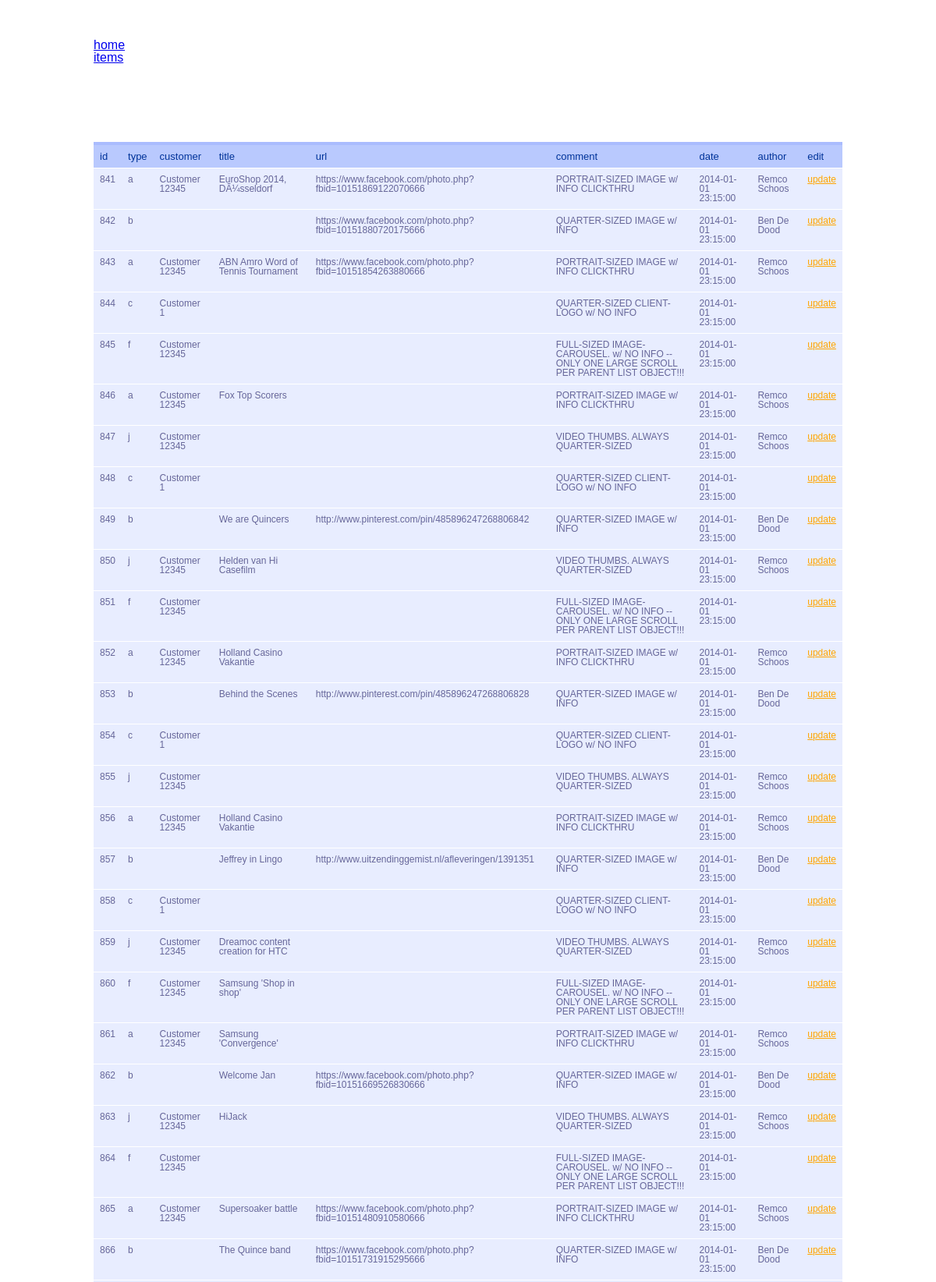
Screenshot of /admin/items.php (upper part) with the database file from the repository.
### tables this page shows
CREATE TABLE `items` (
  `id` int(11) NOT NULL AUTO_INCREMENT,
  `type` char(1) DEFAULT NULL,
  `comment` varchar(100) DEFAULT NULL,
  `date` datetime DEFAULT NULL,
  `customer` int(11) DEFAULT NULL,
  `title` varchar(100) DEFAULT NULL,
  `text` text,
  `author` int(11) DEFAULT NULL,
  `url` varchar(100) DEFAULT NULL,
  `portal` varchar(10) DEFAULT NULL,
  `ref` varchar(100) DEFAULT NULL,
  PRIMARY KEY (`id`),
  KEY `customer` (`customer`),
  KEY `author` (`author`),
  KEY `type` (`type`),
  CONSTRAINT `items_ibfk_1` FOREIGN KEY (`customer`) REFERENCES `customers` (`id`),
  CONSTRAINT `items_ibfk_2` FOREIGN KEY (`author`) REFERENCES `authors` (`id`),
  CONSTRAINT `items_ibfk_3` FOREIGN KEY (`type`) REFERENCES `types` (`type`)
);

CREATE TABLE `customers` (
  `id` int(11) NOT NULL AUTO_INCREMENT,
  `name` varchar(100) DEFAULT NULL,
  PRIMARY KEY (`id`)
);

CREATE TABLE `authors` (
  `id` int(11) NOT NULL AUTO_INCREMENT,
  `name` varchar(100) NOT NULL,
  `job` varchar(100) DEFAULT NULL,
  PRIMARY KEY (`id`)
);

### admin/items.php (the view, shortened to what this page needs)
<?php
$query = "SELECT items.id as id, items.type as type, customers.name as customer, items.title as title, items.url as url, items.comment as comment, items.date as date, authors.name as author
		FROM (items LEFT JOIN customers ON customers.id = items.customer) LEFT JOIN authors ON authors.id = items.author";
$result = mysql_query($query);
include 'inc/header.php';
include 'inc/nav.php';
?>
	<section  class="container clearhack">
		<table id="box-table-a">
			<thead>
				<tr>
					<th>id</th>
					<th>type</th>
					<th>customer</th>
					<th>title</th>
					<th>url</th>
					<th>comment</th>
					<th>date</th>
					<th>author</th>
					<th>edit</th>
				</tr>
			</thead>
			<tbody>
				<?php
				while($row = mysql_fetch_array($result)){
				echo "<tr>".
						"<td>" . $row['id'] . "</td>".
						"<td>" . $row['type'] . "</td>".
						"<td>" . $row['customer'] . "</td>".
						"<td>" . $row['title'] . "</td>".
						"<td>" . $row['url'] . "</td>".
						"<td>" . $row['comment'] . "</td>".
						"<td>" . $row['date'] . "</td>".
						"<td>" . $row['author'] . "</td>".
						'<td><a href="update.php?id=' . $row["id"] .'"' . '>update</a></td>'.
						"</tr>";
				}
			?>
			</tbody>
		</table>
	</section>
</body>
</head>

### admin/css/style.css (style rules this page uses)
html, body { margin: 0; padding: 0; }
body { font-family: sans-serif; font-size: 16px; }
section { padding: 50px 0; }
table { font-family: Sans-Serif; font-size: 12px; text-align: left; border-collapse: collapse; width: 100%; }
table th { font-size: 13px; font-weight: normal; padding: 8px; background: #b9c9fe; border-top: 4px solid #aabcfe; border-bottom: 1px solid #fff; color: #039; }
table td { padding: 8px; background: #e8edff; border-bottom: 1px solid #fff; color: #669; border-top: 1px solid transparent; }
table tr a { color: orange; }
.container { margin: 0 auto; width: 960px; }
.clearhack { zoom: 1; }
.clearhack:before, .clearhack:after { content: ""; display: table; }
.clearhack:after { clear: both; }

### rows the page displays
items: id "841", type "a", customer.name "Customer 12345", title "EuroShop 2014, DÃ¼sseldorf", url "https://www.facebook.com/photo.php?fbid=10151869122070666", comment "PORTRAIT-SIZED IMAGE w/ INFO CLICKTHRU", date "2014-01-01 23:15:00", author.name "Remco Schoos"
items: id "842", type "b", url "https://www.facebook.com/photo.php?fbid=10151880720175666", comment "QUARTER-SIZED IMAGE w/ INFO", date "2014-01-01 23:15:00", author.name "Ben De Dood"
items: id "843", type "a", customer.name "Customer 12345", title "ABN Amro Word of Tennis Tournament", url "https://www.facebook.com/photo.php?fbid=10151854263880666", comment "PORTRAIT-SIZED IMAGE w/ INFO CLICKTHRU", date "2014-01-01 23:15:00", author.name "Remco Schoos"
items: id "844", type "c", customer.name "Customer 1", comment "QUARTER-SIZED CLIENT-LOGO w/ NO INFO", date "2014-01-01 23:15:00"
items: id "845", type "f", customer.name "Customer 12345", comment "FULL-SIZED IMAGE-CAROUSEL. w/ NO INFO -- ONLY ONE LARGE SCROLL PER PARENT LIST OBJECT!!!", date "2014-01-01 23:15:00"
items: id "846", type "a", customer.name "Customer 12345", title "Fox Top Scorers", comment "PORTRAIT-SIZED IMAGE w/ INFO CLICKTHRU", date "2014-01-01 23:15:00", author.name "Remco Schoos"
items: id "847", type "j", customer.name "Customer 12345", comment "VIDEO THUMBS. ALWAYS QUARTER-SIZED", date "2014-01-01 23:15:00", author.name "Remco Schoos"
items: id "848", type "c", customer.name "Customer 1", comment "QUARTER-SIZED CLIENT-LOGO w/ NO INFO", date "2014-01-01 23:15:00"
items: id "849", type "b", title "We are Quincers", url "http://www.pinterest.com/pin/485896247268806842", comment "QUARTER-SIZED IMAGE w/ INFO", date "2014-01-01 23:15:00", author.name "Ben De Dood"
items: id "850", type "j", customer.name "Customer 12345", title "Helden van Hi Casefilm", comment "VIDEO THUMBS. ALWAYS QUARTER-SIZED", date "2014-01-01 23:15:00", author.name "Remco Schoos"
items: id "851", type "f", customer.name "Customer 12345", comment "FULL-SIZED IMAGE-CAROUSEL. w/ NO INFO -- ONLY ONE LARGE SCROLL PER PARENT LIST OBJECT!!!", date "2014-01-01 23:15:00"
items: id "852", type "a", customer.name "Customer 12345", title "Holland Casino Vakantie", comment "PORTRAIT-SIZED IMAGE w/ INFO CLICKTHRU", date "2014-01-01 23:15:00", author.name "Remco Schoos"
items: id "853", type "b", title "Behind the Scenes", url "http://www.pinterest.com/pin/485896247268806828", comment "QUARTER-SIZED IMAGE w/ INFO", date "2014-01-01 23:15:00", author.name "Ben De Dood"
items: id "854", type "c", customer.name "Customer 1", comment "QUARTER-SIZED CLIENT-LOGO w/ NO INFO", date "2014-01-01 23:15:00"
items: id "855", type "j", customer.name "Customer 12345", comment "VIDEO THUMBS. ALWAYS QUARTER-SIZED", date "2014-01-01 23:15:00", author.name "Remco Schoos"
items: id "856", type "a", customer.name "Customer 12345", title "Holland Casino Vakantie", comment "PORTRAIT-SIZED IMAGE w/ INFO CLICKTHRU", date "2014-01-01 23:15:00", author.name "Remco Schoos"
items: id "857", type "b", title "Jeffrey in Lingo", url "http://www.uitzendinggemist.nl/afleveringen/1391351", comment "QUARTER-SIZED IMAGE w/ INFO", date "2014-01-01 23:15:00", author.name "Ben De Dood"
items: id "858", type "c", customer.name "Customer 1", comment "QUARTER-SIZED CLIENT-LOGO w/ NO INFO", date "2014-01-01 23:15:00"
items: id "859", type "j", customer.name "Customer 12345", title "Dreamoc content creation for HTC", comment "VIDEO THUMBS. ALWAYS QUARTER-SIZED", date "2014-01-01 23:15:00", author.name "Remco Schoos"
items: id "860", type "f", customer.name "Customer 12345", title "Samsung 'Shop in shop'", comment "FULL-SIZED IMAGE-CAROUSEL. w/ NO INFO -- ONLY ONE LARGE SCROLL PER PARENT LIST OBJECT!!!", date "2014-01-01 23:15:00"
items: id "861", type "a", customer.name "Customer 12345", title "Samsung 'Convergence'", comment "PORTRAIT-SIZED IMAGE w/ INFO CLICKTHRU", date "2014-01-01 23:15:00", author.name "Remco Schoos"
items: id "862", type "b", title "Welcome Jan", url "https://www.facebook.com/photo.php?fbid=10151669526830666", comment "QUARTER-SIZED IMAGE w/ INFO", date "2014-01-01 23:15:00", author.name "Ben De Dood"
items: id "863", type "j", customer.name "Customer 12345", title "HiJack", comment "VIDEO THUMBS. ALWAYS QUARTER-SIZED", date "2014-01-01 23:15:00", author.name "Remco Schoos"
items: id "864", type "f", customer.name "Customer 12345", comment "FULL-SIZED IMAGE-CAROUSEL. w/ NO INFO -- ONLY ONE LARGE SCROLL PER PARENT LIST OBJECT!!!", date "2014-01-01 23:15:00"
items: id "865", type "a", customer.name "Customer 12345", title "Supersoaker battle", url "https://www.facebook.com/photo.php?fbid=10151480910580666", comment "PORTRAIT-SIZED IMAGE w/ INFO CLICKTHRU", date "2014-01-01 23:15:00", author.name "Remco Schoos"
items: id "866", type "b", title "The Quince band", url "https://www.facebook.com/photo.php?fbid=10151731915295666", comment "QUARTER-SIZED IMAGE w/ INFO", date "2014-01-01 23:15:00", author.name "Ben De Dood"
